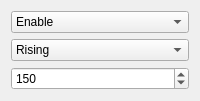
                   <widget class="QWidget" name="JEngine">
                    <attribute name="title">
                     <string>J</string>
                    </attribute>
                    <layout class="QVBoxLayout" name="verticalLayout_10">
                     <item>
                      <widget class="QComboBox" name="JEnable">
                       <property name="enabled">
                        <bool>true</bool>
                       </property>
                       <item>
                        <property name="text">
                         <string>Enable</string>
                        </property>
                       </item>
                       <item>
                        <property name="text">
                         <string>Disable</string>
                        </property>
                       </item>
                      </widget>
                     </item>
                     <item>
                      <widget class="QComboBox" name="JEdge">
                       <item>
                        <property name="text">
                         <string>Rising</string>
                        </property>
                       </item>
                       <item>
                        <property name="text">
                         <string>Falling</string>
                        </property>
                       </item>
                      </widget>
                     </item>
                     <item>
                      <widget class="QSpinBox" name="JLevel">
                       <property name="maximum">
                        <number>5000</number>
                       </property>
                       <property name="value">
                        <number>150</number>
                       </property>
                      </widget>
                     </item>
                    </layout>
                   </widget>
